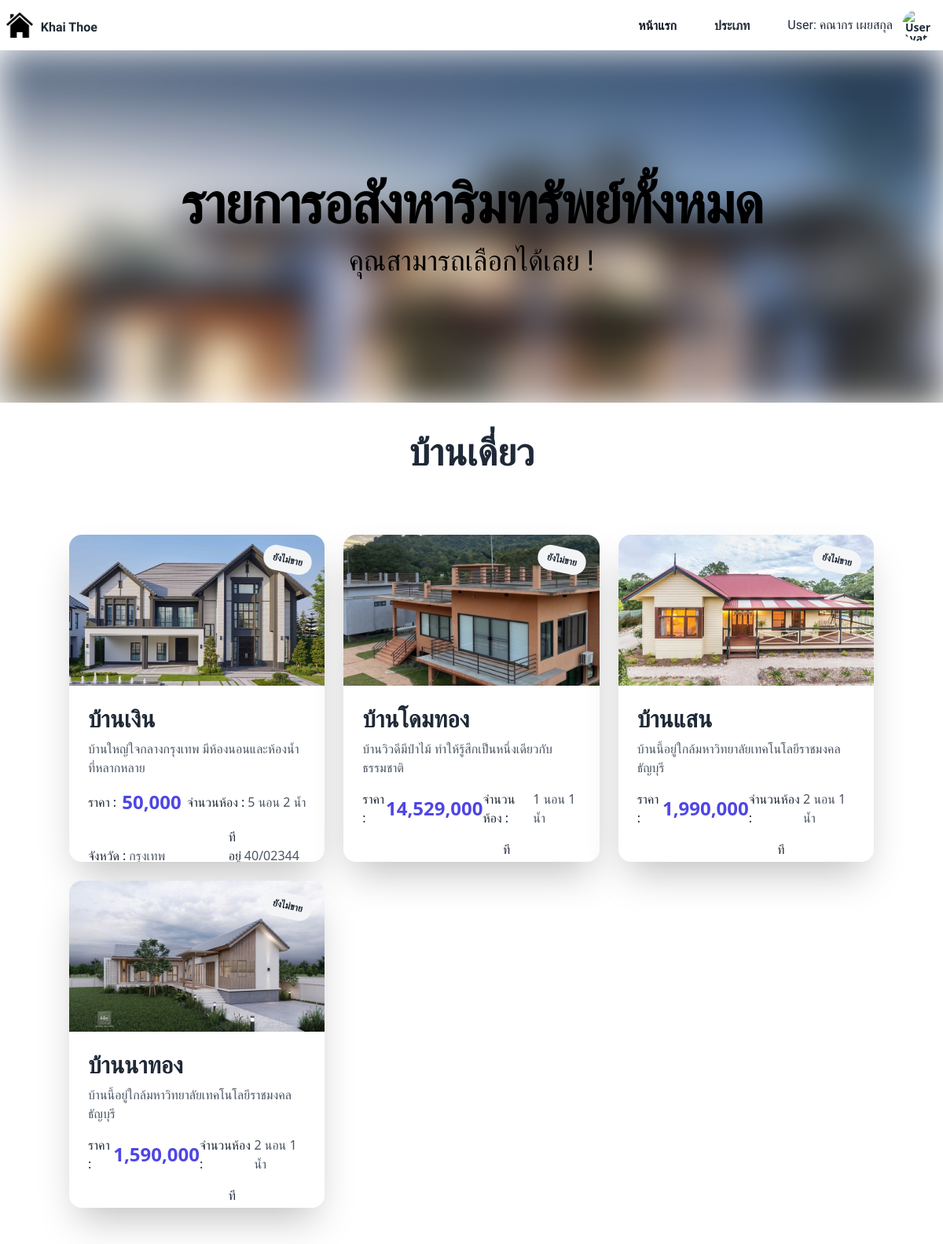
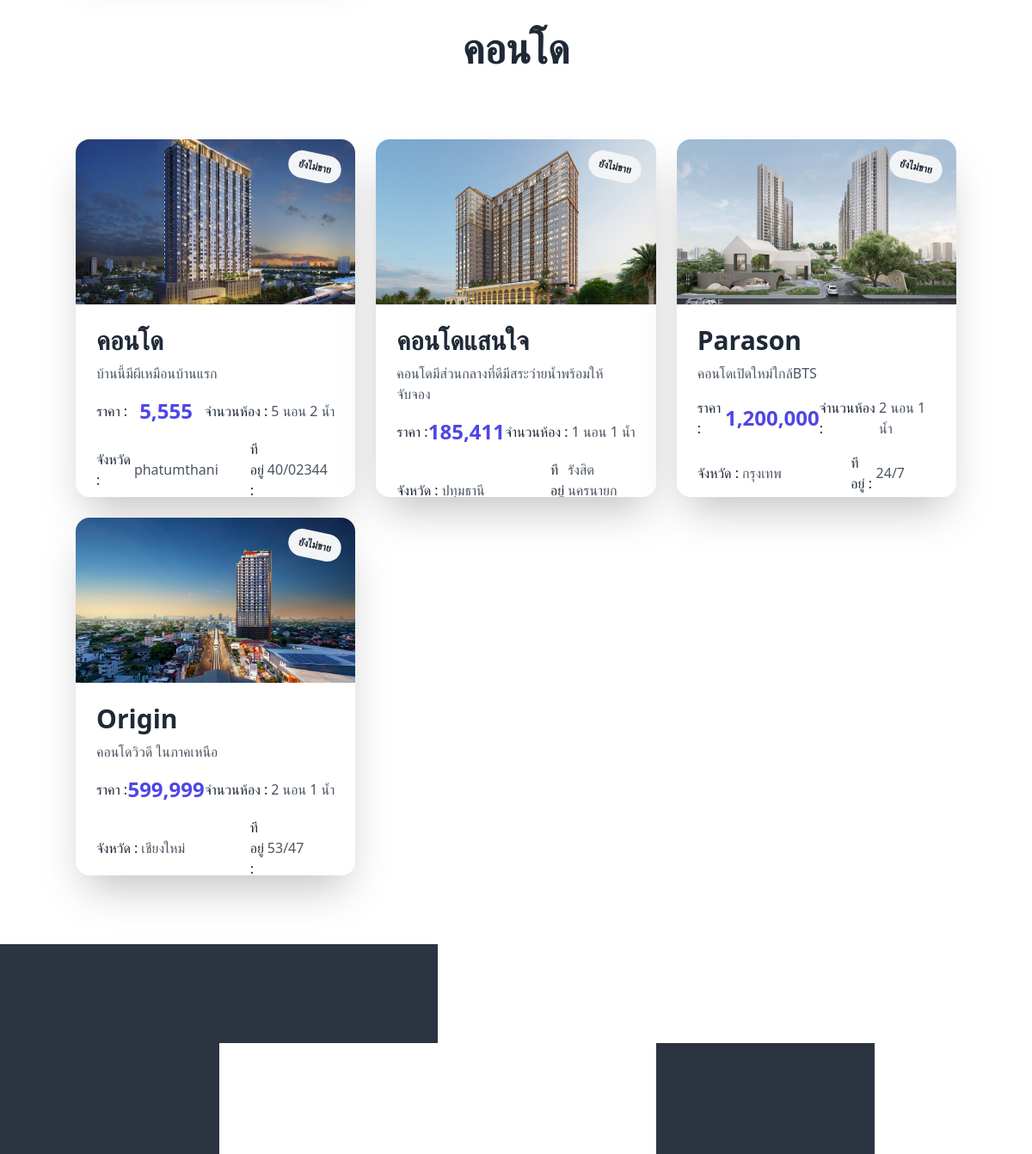
Screenshot of /all_of_product.php (signed in) with the database file from the repository (2 pictures, top to bottom).
### tables this page shows
CREATE TABLE `users` (
  `id` int(10) NOT NULL,
  `firstname` varchar(255) NOT NULL,
  `lastname` varchar(255) NOT NULL,
  `username` varchar(255) NOT NULL,
  `email` varchar(255) NOT NULL,
  `password` varchar(255) NOT NULL,
  `urole` varchar(255) NOT NULL,
  `time_created` timestamp NOT NULL DEFAULT current_timestamp()
);

CREATE TABLE `product_list` (
  `id_product` int(11) NOT NULL,
  `product_name` varchar(255) NOT NULL,
  `price` decimal(8,0) DEFAULT 0,
  `product_image` varchar(255) NOT NULL,
  `Detail` text NOT NULL,
  `city` text NOT NULL,
  `status_product` varchar(50) NOT NULL,
  `date_listed` date NOT NULL,
  `address` varchar(255) NOT NULL,
  `bedroom` int(11) NOT NULL,
  `bathroom` int(11) NOT NULL,
  `type` varchar(50) NOT NULL
);

CREATE TABLE `product_list_condo` (
  `id_product` int(11) NOT NULL,
  `product_name` varchar(255) NOT NULL,
  `price` decimal(10,2) NOT NULL,
  `product_image` varchar(255) DEFAULT NULL,
  `Detail` text DEFAULT NULL,
  `city` varchar(100) DEFAULT NULL,
  `status_product` varchar(50) DEFAULT NULL,
  `date_listed` date DEFAULT NULL,
  `address` varchar(255) DEFAULT NULL,
  `bedroom` int(11) DEFAULT NULL,
  `bathroom` int(11) DEFAULT NULL,
  `type` varchar(50) DEFAULT NULL
);

### src/all_of_product.php (the view, shortened to what this page needs)
<?php
require_once 'config/conn.php';
$query = $conn->query("SELECT * FROM product_list");
$rows = $query->rowCount();
$query_condo = $conn->query("SELECT * FROM product_list_condo");
$rows_condo = $query_condo->rowCount();
?>
<!DOCTYPE html>
<html lang="en">
<head>
    <link href="https://cdn.jsdelivr.net/npm/daisyui@4.12.11/dist/full.min.css" rel="stylesheet" type="text/css" />
<script src="https://cdn.tailwindcss.com"></script>
    <link rel="stylesheet" href="output.css">
    <link rel="stylesheet" href="style_index.css">
</head>
<body>
<?php
if (isset($_SESSION['user_login'])) {
    $user_id = $_SESSION['user_login'];
    $stmt = $conn->prepare("SELECT * FROM users WHERE id = :user_id");
    $stmt->bindParam(':user_id', $user_id, PDO::PARAM_INT);
    $stmt->execute();
    $row = $stmt->fetch(PDO::FETCH_ASSOC);
?>
    <div class="navbar bg-base-100">
        <div class="flex lg:flex-1">
            <a href="index.php" class="-m-1.5 p-1.5">
                <img class="h-8 w-auto" src="img/home.png" alt="Home">
            </a>
            <strong>
                <h3 style="margin-left: 10px; margin-top: 5px; font-size: 1rem;" class="fm-f">Khai Thoe</h3>
            </strong>
        </div>
        <div class="hidden lg:flex lg:gap-x-12">
            <a href="index.php" class="text-m font-semibold leading-6 text-gray-900">หน้าแรก</a>
            <div class="dropdown">
                <div tabindex="0" role="button" class="text-m font-semibold leading-6">ประเภท</div>
            </div>
        </div>
        <div class="flex-none gap-2">
            <div class="form-control">
                <h3 class="fm-f">User: <?= htmlspecialchars($row['firstname'] . ' ' . $row['lastname']) ?></h3>
            </div>
            <div class="dropdown dropdown-end">
                <div tabindex="0" role="button" class="btn btn-ghost btn-circle avatar">
                    <div class="w-10 rounded-full">
                        <img alt="User Avatar" src="https://img.daisyui.com/images/stock/photo-1534528741775-53994a69daeb.webp" />
                    </div>
                </div>
            </div>
        </div>
    </div>
<?php
}
?>
      <div class="content1 relative isolate overflow-hidden py-16 sm:py-24 lg:py-40">
        <div class="absolute inset-0 bg-[url('img/web-1-1024x512.jpg')] bg-cover blur-xl"></div>
        <div class="relative z-10">
          <h2 class="text-3xl font-bold tracking-tight text-black sm:text-7xl fm-f">รายการอสังหาริมทรัพย์ทั้งหมด
          </h2>
          <p class="mt-4 text-lg leading-8 text-black sm:text-4xl fm-f ">คุณสามารถเลือกได้เลย !</p>
        </div>
      </div>
  <div class="content2 mx-auto my-10">
    <div class="container-fluid">
        <p class="text-5xl text-center fm-f font-semibold">บ้านเดี่ยว</p>
        <div class="container mx-auto my-20">
            <div class="grid grid-cols-3 gap-6">
                <?php
                if ($rows > 0) {
                    while ($product = $query->fetch(PDO::FETCH_ASSOC)) {
                        echo '<div class="max-w-md w-full">';
                        echo '    <div class="bg-white rounded-2xl shadow-2xl overflow-hidden hover:shadow-3xl transition-transform transform hover:scale-105">';
                        echo '<a href="view_product_home.php?id_product=' . $product["id_product"] . '">';
                        echo '     <div class="relative group">';
                        echo '        <img src="img/'.$product['product_image'].'" class="object-cover w-full h-48 group-hover: transition duration-300 ease-in-out">';
                        echo '<div class="absolute top-4 right-4 bg-gray-100 text-xs font-bold px-3 py-2 rounded-full z-20 fm-f transform rotate-12">'.htmlspecialchars($product['status_product']).'</div>';
                        echo '        <div class="hover:bg-gray-600 group-hover:translate-y-0 pb-10 transform transition duration-300 ease-in-out absolute inset-0 bg-gradient-to-br to-indigo-600 opacity-75 flex items-center justify-center">';
                        echo '        </div>';
                        echo '    </div>';
                        echo '      </a>';
                        echo '        <div class="p-6 h-56">';
                        echo '            <h2 class="text-3xl font-extrabold text-gray-800 mb-2">' . htmlspecialchars($product['product_name']) . '</h2>';
                        echo '            <p class="text-gray-600 mb-4">' . htmlspecialchars($product['Detail']) . '</p>';
                        echo '            <div class="flex items-center justify-between mb-4">';
                        echo '                <p>ราคา : </p>';
                        echo '                <span class="text-2xl font-bold text-indigo-600">' . htmlspecialchars(number_format($product['price'])). '</span>';
                        echo '                <div class="flex items-center">';
                        echo '                    <p>จำนวนห้อง : </p>';
                        echo '                    <span class="ml-1 text-gray-600">' . htmlspecialchars($product['bedroom']) . ' นอน ' . htmlspecialchars($product['bathroom']) . ' น้ำ</span>';
                        echo '                </div>';
                        echo '            </div>';
                        echo '            <div class="grid grid-cols-2 gap-2">';
                        echo '                <div class="flex items-center">';
                        echo '                    <p> จังหวัด : </p>';
                        echo '                        <span class="ml-1 text-gray-600">' . htmlspecialchars($product['city']) .'</span>';
                        echo '                </div>';
                        echo '                <div class="flex items-center mx-9">';
                        echo '                    <p>ทีอยู่ : </p>';
                        echo '                    <span class="ml-1 text-gray-600">' . htmlspecialchars($product['address']) .'</span>';
                        echo '                </div>';
                        echo '            </div>';
                        echo '        </div>';
                        echo '    </div>';
                        echo '</div>';
                    }
                } else {
                    echo "<p>ไม่มีรายการอสังหาริมทรัพย์</p>";
                }
                ?>
            </div>
        </div>
    </div>
</div>
<div class="content2 mx-auto my-10">
    <div class="container-fluid">
        <p class="text-5xl text-center fm-f font-semibold">คอนโด</p>
        <div class="container mx-auto my-20">
            <div class="grid grid-cols-3 gap-6">
                <?php
                  if ($rows_condo > 0) {
                    while ($product_condo = $query_condo->fetch(PDO::FETCH_ASSOC)) {
                        echo '<div class="max-w-md w-full">';
                        echo '    <div class="bg-white rounded-2xl shadow-2xl overflow-hidden hover:shadow-3xl transition-transform transform hover:scale-105">';
                        echo '<a href="view_product_condo.php?id_product=' . $product_condo["id_product"] . '">';
                        echo '     <div class="relative group">';
                        echo '        <img src="img/'.$product_condo['product_image'].'" class="object-cover w-full h-48 group-hover: transition duration-300 ease-in-out">';
                        echo '<div class="absolute top-4 right-4 bg-gray-100 text-xs font-bold px-3 py-2 rounded-full z-20 fm-f transform rotate-12">'.htmlspecialchars($product_condo['status_product']).'</div>';
                        echo '        <div class="hover:bg-gray-600 group-hover:translate-y-0 pb-10 transform transition duration-300 ease-in-out absolute inset-0 bg-gradient-to-br to-indigo-600 opacity-75 flex items-center justify-center">';
                        echo '        </div>';
                        echo '    </div>';
                        echo '      </a>';
                        echo '        <div class="p-6 h-56">';
                        echo '            <h2 class="text-3xl font-extrabold text-gray-800 mb-2">' . htmlspecialchars($product_condo['product_name']) . '</h2>';
                        echo '            <p class="text-gray-600 mb-4">' . htmlspecialchars($product_condo['Detail']) . '</p>';
                        echo '            <div class="flex items-center justify-between mb-4">';
                        echo '                <p>ราคา : </p>';
                        echo '                <span class="text-2xl font-bold text-indigo-600">' . htmlspecialchars(number_format($product_condo['price'])) . '</span>';
                        echo '                <div class="flex items-center">';
                        echo '                    <p>จำนวนห้อง : </p>';
                        echo '                    <span class="ml-1 text-gray-600">' . htmlspecialchars($product_condo['bedroom']) . ' นอน ' . htmlspecialchars($product_condo['bathroom']) . ' น้ำ</span>';
                        echo '                </div>';
                        echo '            </div>';
                        echo '            <div class="grid grid-cols-2 gap-2">';
                        echo '                <div class="flex items-center">';
                        echo '                    <p> จังหวัด : </p>';
                        echo '                        <span class="ml-1 text-gray-600">' . htmlspecialchars($product_condo['city']) .'</span>';
                        echo '                </div>';
                        echo '                <div class="flex items-center mx-9">';
                        echo '                    <p>ทีอยู่ : </p>';
                        echo '                    <span class="ml-1 text-gray-600">' . htmlspecialchars($product_condo['address']) .'</span>';
                        echo '                </div>';
                        echo '            </div>';
                        echo '        </div>';
                        echo '    </div>';
                        echo '</div>';
                    }
                } else {
                    echo "<p>ไม่มีรายการอสังหาริมทรัพย์</p>";
                }
                ?>
            </div>
        </div>
    </div>
</div>
<div class="footer">
  <footer class="footer footer-center bg-neutral text-primary-content p-10">
    <aside>
      <img src="img/home.png" alt="" style="width: 50px; height: 50px;">
      <p class="font-bold">
        <br />
      </p>
      <p>Product by : Webgen      </p>
    </aside>
    <nav>
      <div class="grid grid-flow-col gap-4">
        <a>
        </a>
        <a>
</a>
        <a>
          <svg
            xmlns="http://www.w3.org/2000/svg"
            width="24"
            height="24"
            viewBox="0 0 24 24"
            class="fill-current">
            <path
              d="M9 8h-3v4h3v12h5v-12h3.642l.358-4h-4v-1.667c0-.955.192-1.333 1.115-1.333h2.885v-5h-3.808c-3.596 0-5.192 1.583-5.192 4.615v3.385z"></path>
          </svg>
        </a>
      </div>
    </nav>
  </footer>
</div>
</body>
</html>
</body>
</html>

### src/style_index.css (style rules this page uses)
.content1 { text-align: center; }
.fm-f { font-family: "Mitr","Concert One"; }

### rows the page displays
users: firstname+lastname "คณากร เผยสกุล"
product_list: product_image (picture), status_product "ยังไม่ขาย", product_name "บ้านเงิน", Detail "บ้านใหญ่ใจกลางกรุงเทพ มีห้องนอนและห้องน้ำที่หลากหลาย", price "50,000", bedroom "5", bathroom "2", city "กรุงเทพ", address "40/02344"
product_list: product_image (picture), status_product "ยังไม่ขาย", product_name "บ้านโดมทอง", Detail "บ้านวิวดีมีป่าไม้ ทำให้รู้สึกเป็นหนึ่งเดียวกับธรรมชาติ", price "14,529,000", bedroom "1", bathroom "1"
product_list: product_image (picture), status_product "ยังไม่ขาย", product_name "บ้านแสน", Detail "บ้านนี้อยู่ใกล้มหาวิทยาลัยเทคโนโลยีราชมงคลธัญบุรี", price "1,990,000", bedroom "2", bathroom "1"
product_list: product_image (picture), status_product "ยังไม่ขาย", product_name "บ้านนาทอง", Detail "บ้านนี้อยู่ใกล้มหาวิทยาลัยเทคโนโลยีราชมงคลธัญบุรี", price "1,590,000", bedroom "2", bathroom "1"
product_list_condo: product_image (picture), status_product "ยังไม่ขาย", product_name "คอนโด", Detail "บ้านนี้มีผีเหมือนบ้านแรก", price "5,555", bedroom "5", bathroom "2", city "phatumthani", address "40/02344"
product_list_condo: product_image (picture), status_product "ยังไม่ขาย", product_name "คอนโดแสนใจ", Detail "คอนโดมีส่วนกลางที่ดีมีสระว่ายน้ำพร้อมให้จับจอง", price "185,411", bedroom "1", bathroom "1", city "ปทุมธานี", address "รังสิต นครนายก…"
product_list_condo: product_image (picture), status_product "ยังไม่ขาย", product_name "Parason", Detail "คอนโดเปิดใหม่ใกล้BTS", price "1,200,000", bedroom "2", bathroom "1", city "กรุงเทพ", address "24/7"
product_list_condo: product_image (picture), status_product "ยังไม่ขาย", product_name "Origin", Detail "คอนโดวิวดี ในภาคเหนือ", price "599,999", bedroom "2", bathroom "1", city "เชียงใหม่", address "53/47"
